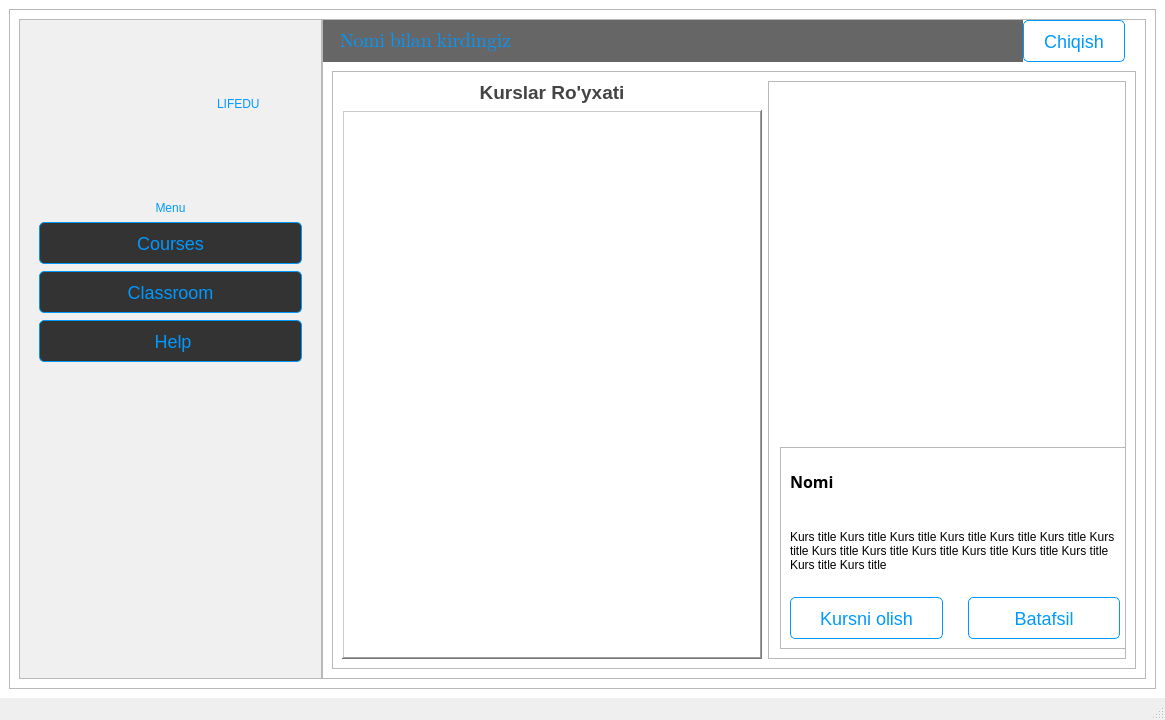
<?xml version="1.0" encoding="UTF-8"?>
<ui version="4.0">
 <class>Home</class>
 <widget class="QMainWindow" name="Home">
  <property name="geometry">
   <rect>
    <x>0</x>
    <y>0</y>
    <width>1165</width>
    <height>720</height>
   </rect>
  </property>
  <property name="windowTitle">
   <string>MainWindow</string>
  </property>
  <property name="styleSheet">
   <string notr="true">

#widget{
	background-color: #f0f0f0;
}
#centralwidget{
	background-color: #fff;
}
QPushButton{
	font-size: 18px;
    font-family:&quot;MS Shell Dlg 2&quot;;
    height: 40px;
	background:#fff;
	color:#0099ff;
	border: 1px solid #09f;
border-radius: 5px;
margin: 0;
}
QPushButton:hover{
	background-color:#333;
	border: 3px solid #09f;
}</string>
  </property>
  <widget class="QWidget" name="centralwidget">
   <property name="styleSheet">
    <string notr="true"/>
   </property>
   <layout class="QGridLayout" name="gridLayout">
    <item row="0" column="0">
     <widget class="QFrame" name="frame">
      <property name="frameShape">
       <enum>QFrame::StyledPanel</enum>
      </property>
      <property name="frameShadow">
       <enum>QFrame::Raised</enum>
      </property>
      <layout class="QGridLayout" name="gridLayout_2">
       <property name="spacing">
        <number>0</number>
       </property>
       <item row="0" column="0">
        <widget class="QFrame" name="frame_2">
         <property name="maximumSize">
          <size>
           <width>320</width>
           <height>16777215</height>
          </size>
         </property>
         <property name="styleSheet">
          <string notr="true">background: #f0f0f0;</string>
         </property>
         <property name="frameShape">
          <enum>QFrame::StyledPanel</enum>
         </property>
         <property name="frameShadow">
          <enum>QFrame::Raised</enum>
         </property>
         <layout class="QGridLayout" name="gridLayout_3">
          <item row="0" column="0">
           <layout class="QVBoxLayout" name="verticalLayout" stretch="0,0,0,0,0,0,2">
            <property name="spacing">
             <number>7</number>
            </property>
            <property name="leftMargin">
             <number>10</number>
            </property>
            <property name="topMargin">
             <number>25</number>
            </property>
            <property name="rightMargin">
             <number>10</number>
            </property>
            <property name="bottomMargin">
             <number>25</number>
            </property>
            <item>
             <layout class="QHBoxLayout" name="horizontalLayout_2" stretch="0,0,0,0,0,0,2,0,0,0,0">
              <item>
               <spacer name="horizontalSpacer_5">
                <property name="orientation">
                 <enum>Qt::Horizontal</enum>
                </property>
                <property name="sizeHint" stdset="0">
                 <size>
                  <width>40</width>
                  <height>20</height>
                 </size>
                </property>
               </spacer>
              </item>
              <item>
               <spacer name="horizontalSpacer_8">
                <property name="orientation">
                 <enum>Qt::Horizontal</enum>
                </property>
                <property name="sizeHint" stdset="0">
                 <size>
                  <width>40</width>
                  <height>20</height>
                 </size>
                </property>
               </spacer>
              </item>
              <item>
               <widget class="QLabel" name="label">
                <property name="minimumSize">
                 <size>
                  <width>100</width>
                  <height>100</height>
                 </size>
                </property>
                <property name="maximumSize">
                 <size>
                  <width>100</width>
                  <height>100</height>
                 </size>
                </property>
                <property name="text">
                 <string/>
                </property>
                <property name="pixmap">
                 <pixmap resource="assets/files.qrc">:/new/prefix1/images/l.png</pixmap>
                </property>
                <property name="scaledContents">
                 <bool>true</bool>
                </property>
               </widget>
              </item>
              <item>
               <spacer name="horizontalSpacer_4">
                <property name="orientation">
                 <enum>Qt::Horizontal</enum>
                </property>
                <property name="sizeHint" stdset="0">
                 <size>
                  <width>40</width>
                  <height>20</height>
                 </size>
                </property>
               </spacer>
              </item>
              <item>
               <spacer name="horizontalSpacer_3">
                <property name="orientation">
                 <enum>Qt::Horizontal</enum>
                </property>
                <property name="sizeHint" stdset="0">
                 <size>
                  <width>40</width>
                  <height>20</height>
                 </size>
                </property>
               </spacer>
              </item>
              <item>
               <spacer name="horizontalSpacer_2">
                <property name="orientation">
                 <enum>Qt::Horizontal</enum>
                </property>
                <property name="sizeHint" stdset="0">
                 <size>
                  <width>40</width>
                  <height>20</height>
                 </size>
                </property>
               </spacer>
              </item>
              <item>
               <spacer name="horizontalSpacer">
                <property name="orientation">
                 <enum>Qt::Horizontal</enum>
                </property>
                <property name="sizeHint" stdset="0">
                 <size>
                  <width>40</width>
                  <height>20</height>
                 </size>
                </property>
               </spacer>
              </item>
              <item>
               <widget class="QLabel" name="label_2">
                <property name="styleSheet">
                 <string notr="true">font: 75 14pt &quot;MS Shell Dlg 2&quot;;
color: rgb(0, 153, 255);</string>
                </property>
                <property name="text">
                 <string>LIFEDU</string>
                </property>
               </widget>
              </item>
              <item>
               <spacer name="horizontalSpacer_9">
                <property name="orientation">
                 <enum>Qt::Horizontal</enum>
                </property>
                <property name="sizeHint" stdset="0">
                 <size>
                  <width>40</width>
                  <height>20</height>
                 </size>
                </property>
               </spacer>
              </item>
              <item>
               <spacer name="horizontalSpacer_7">
                <property name="orientation">
                 <enum>Qt::Horizontal</enum>
                </property>
                <property name="sizeHint" stdset="0">
                 <size>
                  <width>40</width>
                  <height>20</height>
                 </size>
                </property>
               </spacer>
              </item>
              <item>
               <spacer name="horizontalSpacer_6">
                <property name="orientation">
                 <enum>Qt::Horizontal</enum>
                </property>
                <property name="sizeHint" stdset="0">
                 <size>
                  <width>40</width>
                  <height>20</height>
                 </size>
                </property>
               </spacer>
              </item>
             </layout>
            </item>
            <item>
             <spacer name="verticalSpacer">
              <property name="orientation">
               <enum>Qt::Vertical</enum>
              </property>
              <property name="sizeHint" stdset="0">
               <size>
                <width>20</width>
                <height>40</height>
               </size>
              </property>
             </spacer>
            </item>
            <item>
             <widget class="QLabel" name="label_3">
              <property name="styleSheet">
               <string notr="true">font: 14pt &quot;MS Shell Dlg 2&quot;;
color: #09f;</string>
              </property>
              <property name="text">
               <string>Menu</string>
              </property>
              <property name="alignment">
               <set>Qt::AlignCenter</set>
              </property>
             </widget>
            </item>
            <item>
             <widget class="QPushButton" name="pushButton">
              <property name="styleSheet">
               <string notr="true">background:#333;</string>
              </property>
              <property name="text">
               <string>Courses</string>
              </property>
             </widget>
            </item>
            <item>
             <widget class="QPushButton" name="pushButton_2">
              <property name="styleSheet">
               <string notr="true">background:#333;</string>
              </property>
              <property name="text">
               <string>Classroom</string>
              </property>
             </widget>
            </item>
            <item>
             <widget class="QPushButton" name="pushButton_3">
              <property name="styleSheet">
               <string notr="true">background:#333;</string>
              </property>
              <property name="text">
               <string> Help</string>
              </property>
              <property name="icon">
               <iconset resource="assets/files.qrc">
                <normaloff>:/new/prefix1/images/2176361.png</normaloff>:/new/prefix1/images/2176361.png</iconset>
              </property>
             </widget>
            </item>
            <item>
             <spacer name="verticalSpacer_2">
              <property name="orientation">
               <enum>Qt::Vertical</enum>
              </property>
              <property name="sizeHint" stdset="0">
               <size>
                <width>20</width>
                <height>40</height>
               </size>
              </property>
             </spacer>
            </item>
           </layout>
          </item>
         </layout>
        </widget>
       </item>
       <item row="0" column="1">
        <widget class="QFrame" name="frame_3">
         <property name="frameShape">
          <enum>QFrame::StyledPanel</enum>
         </property>
         <property name="frameShadow">
          <enum>QFrame::Raised</enum>
         </property>
         <layout class="QGridLayout" name="gridLayout_4">
          <property name="leftMargin">
           <number>0</number>
          </property>
          <property name="topMargin">
           <number>0</number>
          </property>
          <property name="rightMargin">
           <number>0</number>
          </property>
          <property name="bottomMargin">
           <number>0</number>
          </property>
          <property name="spacing">
           <number>0</number>
          </property>
          <item row="0" column="0">
           <layout class="QHBoxLayout" name="horizontalLayout" stretch="4,0">
            <item>
             <widget class="QLabel" name="label_fio">
              <property name="font">
               <font>
                <family>Segoe UI Emoji</family>
                <pointsize>14</pointsize>
                <weight>50</weight>
                <italic>false</italic>
                <bold>false</bold>
               </font>
              </property>
              <property name="styleSheet">
               <string notr="true">background: #666;color: #09f; padding-left: 12px;</string>
              </property>
              <property name="text">
               <string>Nomi bilan kirdingiz</string>
              </property>
             </widget>
            </item>
            <item>
             <widget class="QPushButton" name="pushButton_4">
              <property name="styleSheet">
               <string notr="true">width: 100px;
margin-right:20px;</string>
              </property>
              <property name="text">
               <string>Chiqish</string>
              </property>
              <property name="icon">
               <iconset resource="assets/files.qrc">
                <normaloff>:/new/prefix1/images/logout.png</normaloff>:/new/prefix1/images/logout.png</iconset>
              </property>
             </widget>
            </item>
           </layout>
          </item>
          <item row="1" column="0">
           <widget class="QStackedWidget" name="stackedWidget">
            <property name="currentIndex">
             <number>0</number>
            </property>
            <widget class="QWidget" name="courses">
             <layout class="QGridLayout" name="gridLayout_5">
              <item row="0" column="0">
               <widget class="QFrame" name="frame_4">
                <property name="frameShape">
                 <enum>QFrame::StyledPanel</enum>
                </property>
                <property name="frameShadow">
                 <enum>QFrame::Raised</enum>
                </property>
                <layout class="QGridLayout" name="gridLayout_6">
                 <item row="0" column="0">
                  <layout class="QVBoxLayout" name="verticalLayout_2">
                   <item>
                    <widget class="QLabel" name="label_7">
                     <property name="font">
                      <font>
                       <pointsize>14</pointsize>
                       <weight>75</weight>
                       <bold>true</bold>
                      </font>
                     </property>
                     <property name="styleSheet">
                      <string notr="true">color: #444;</string>
                     </property>
                     <property name="text">
                      <string>Kurslar Ro'yxati</string>
                     </property>
                     <property name="alignment">
                      <set>Qt::AlignCenter</set>
                     </property>
                    </widget>
                   </item>
                   <item>
                    <widget class="QListWidget" name="listWidget">
                     <property name="minimumSize">
                      <size>
                       <width>420</width>
                       <height>520</height>
                      </size>
                     </property>
                     <property name="maximumSize">
                      <size>
                       <width>10000</width>
                       <height>16777215</height>
                      </size>
                     </property>
                     <property name="font">
                      <font>
                       <family>Segoe UI</family>
                       <pointsize>14</pointsize>
                       <weight>50</weight>
                       <bold>false</bold>
                       <strikeout>false</strikeout>
                      </font>
                     </property>
                     <property name="frameShape">
                      <enum>QFrame::WinPanel</enum>
                     </property>
                     <property name="frameShadow">
                      <enum>QFrame::Raised</enum>
                     </property>
                     <property name="layoutMode">
                      <enum>QListView::Batched</enum>
                     </property>
                     <property name="currentRow">
                      <number>-1</number>
                     </property>
                    </widget>
                   </item>
                  </layout>
                 </item>
                 <item row="0" column="1">
                  <widget class="QFrame" name="frame_5">
                   <property name="minimumSize">
                    <size>
                     <width>350</width>
                     <height>0</height>
                    </size>
                   </property>
                   <property name="maximumSize">
                    <size>
                     <width>420</width>
                     <height>4545454</height>
                    </size>
                   </property>
                   <property name="frameShape">
                    <enum>QFrame::StyledPanel</enum>
                   </property>
                   <property name="frameShadow">
                    <enum>QFrame::Raised</enum>
                   </property>
                   <layout class="QGridLayout" name="gridLayout_7" rowstretch="5,0">
                    <property name="leftMargin">
                     <number>11</number>
                    </property>
                    <property name="rightMargin">
                     <number>11</number>
                    </property>
                    <item row="1" column="0">
                     <widget class="QFrame" name="frame_6">
                      <property name="minimumSize">
                       <size>
                        <width>350</width>
                        <height>0</height>
                       </size>
                      </property>
                      <property name="maximumSize">
                       <size>
                        <width>500</width>
                        <height>16777215</height>
                       </size>
                      </property>
                      <property name="frameShape">
                       <enum>QFrame::StyledPanel</enum>
                      </property>
                      <property name="frameShadow">
                       <enum>QFrame::Raised</enum>
                      </property>
                      <layout class="QGridLayout" name="gridLayout_8">
                       <item row="0" column="0">
                        <widget class="QLabel" name="label_kurs_name">
                         <property name="minimumSize">
                          <size>
                           <width>0</width>
                           <height>36</height>
                          </size>
                         </property>
                         <property name="maximumSize">
                          <size>
                           <width>16777215</width>
                           <height>48</height>
                          </size>
                         </property>
                         <property name="font">
                          <font>
                           <family>Rockwell</family>
                           <pointsize>12</pointsize>
                           <weight>75</weight>
                           <bold>true</bold>
                          </font>
                         </property>
                         <property name="text">
                          <string>Nomi</string>
                         </property>
                        </widget>
                       </item>
                       <item row="2" column="0">
                        <widget class="QLabel" name="label_kurs_title">
                         <property name="text">
                          <string>Kurs title Kurs title Kurs title Kurs title Kurs title Kurs title Kurs title Kurs title Kurs title Kurs title Kurs title Kurs title Kurs title Kurs title Kurs title </string>
                         </property>
                         <property name="textFormat">
                          <enum>Qt::PlainText</enum>
                         </property>
                         <property name="scaledContents">
                          <bool>true</bool>
                         </property>
                         <property name="wordWrap">
                          <bool>true</bool>
                         </property>
                        </widget>
                       </item>
                       <item row="3" column="0">
                        <layout class="QHBoxLayout" name="horizontalLayout_3">
                         <property name="spacing">
                          <number>25</number>
                         </property>
                         <item>
                          <widget class="QPushButton" name="pushButton_6">
                           <property name="text">
                            <string>Kursni olish</string>
                           </property>
                          </widget>
                         </item>
                         <item>
                          <widget class="QPushButton" name="pushButton_5">
                           <property name="enabled">
                            <bool>false</bool>
                           </property>
                           <property name="text">
                            <string>Batafsil</string>
                           </property>
                          </widget>
                         </item>
                        </layout>
                       </item>
                      </layout>
                      <zorder>label_kurs_name</zorder>
                      <zorder>label_kurs_title</zorder>
                      <zorder></zorder>
                     </widget>
                    </item>
                    <item row="0" column="0">
                     <widget class="QLabel" name="label_8">
                      <property name="minimumSize">
                       <size>
                        <width>350</width>
                        <height>300</height>
                       </size>
                      </property>
                      <property name="maximumSize">
                       <size>
                        <width>400</width>
                        <height>350</height>
                       </size>
                      </property>
                      <property name="text">
                       <string/>
                      </property>
                      <property name="pixmap">
                       <pixmap resource="assets/files.qrc">:/new/prefix1/images/l.png</pixmap>
                      </property>
                      <property name="scaledContents">
                       <bool>true</bool>
                      </property>
                     </widget>
                    </item>
                   </layout>
                  </widget>
                 </item>
                </layout>
               </widget>
              </item>
             </layout>
            </widget>
            <widget class="QWidget" name="classroom">
             <layout class="QGridLayout" name="gridLayout_9">
              <item row="0" column="0">
               <widget class="QFrame" name="frame_7">
                <property name="frameShape">
                 <enum>QFrame::StyledPanel</enum>
                </property>
                <property name="frameShadow">
                 <enum>QFrame::Raised</enum>
                </property>
                <layout class="QGridLayout" name="gridLayout_10">
                 <item row="0" column="1">
                  <layout class="QVBoxLayout" name="verticalLayout_4">
                   <item>
                    <widget class="QLabel" name="label_5">
                     <property name="font">
                      <font>
                       <pointsize>12</pointsize>
                       <weight>75</weight>
                       <bold>true</bold>
                      </font>
                     </property>
                     <property name="text">
                      <string>Darslar</string>
                     </property>
                    </widget>
                   </item>
                   <item>
                    <layout class="QHBoxLayout" name="horizontalLayout_7">
                     <item>
                      <widget class="QLineEdit" name="lineEdit">
                       <property name="minimumSize">
                        <size>
                         <width>200</width>
                         <height>40</height>
                        </size>
                       </property>
                       <property name="maximumSize">
                        <size>
                         <width>4554545</width>
                         <height>40</height>
                        </size>
                       </property>
                       <property name="styleSheet">
                        <string notr="true">border-radius: 8px; border: 1px solid #09f;</string>
                       </property>
                      </widget>
                     </item>
                     <item>
                      <widget class="QPushButton" name="pushButton_9">
                       <property name="styleSheet">
                        <string notr="true">border-radius: 21px;</string>
                       </property>
                       <property name="text">
                        <string/>
                       </property>
                       <property name="icon">
                        <iconset resource="assets/files.qrc">
                         <normaloff>:/new/prefix1/images/2072252.png</normaloff>:/new/prefix1/images/2072252.png</iconset>
                       </property>
                       <property name="iconSize">
                        <size>
                         <width>40</width>
                         <height>40</height>
                        </size>
                       </property>
                      </widget>
                     </item>
                    </layout>
                   </item>
                   <item>
                    <widget class="QListWidget" name="listWidget_3"/>
                   </item>
                  </layout>
                 </item>
                 <item row="0" column="0">
                  <layout class="QVBoxLayout" name="verticalLayout_3">
                   <item>
                    <widget class="QLabel" name="label_4">
                     <property name="font">
                      <font>
                       <pointsize>12</pointsize>
                       <weight>75</weight>
                       <bold>true</bold>
                      </font>
                     </property>
                     <property name="styleSheet">
                      <string notr="true">margin-bottom:3px</string>
                     </property>
                     <property name="text">
                      <string>Kurslar</string>
                     </property>
                    </widget>
                   </item>
                   <item>
                    <layout class="QHBoxLayout" name="horizontalLayout_4">
                     <item>
                      <widget class="QLabel" name="label_6">
                       <property name="font">
                        <font>
                         <pointsize>11</pointsize>
                        </font>
                       </property>
                       <property name="text">
                        <string>Tanlangan kursni o'chirish</string>
                       </property>
                      </widget>
                     </item>
                     <item>
                      <widget class="QPushButton" name="pushButton_8">
                       <property name="minimumSize">
                        <size>
                         <width>40</width>
                         <height>40</height>
                        </size>
                       </property>
                       <property name="maximumSize">
                        <size>
                         <width>40</width>
                         <height>40</height>
                        </size>
                       </property>
                       <property name="styleSheet">
                        <string notr="true">border-radius:20px;</string>
                       </property>
                       <property name="text">
                        <string/>
                       </property>
                       <property name="icon">
                        <iconset resource="assets/files.qrc">
                         <normaloff>:/new/prefix1/images/2074169.png</normaloff>:/new/prefix1/images/2074169.png</iconset>
                       </property>
                       <property name="iconSize">
                        <size>
                         <width>36</width>
                         <height>36</height>
                        </size>
                       </property>
                      </widget>
                     </item>
                    </layout>
                   </item>
                   <item>
                    <widget class="QListWidget" name="listWidget_2"/>
                   </item>
                  </layout>
                 </item>
                </layout>
               </widget>
              </item>
             </layout>
            </widget>
           </widget>
          </item>
         </layout>
        </widget>
       </item>
      </layout>
     </widget>
    </item>
   </layout>
  </widget>
  <widget class="QStatusBar" name="statusbar"/>
 </widget>
 <resources>
  <include location="assets/files.qrc"/>
 </resources>
 <connections/>
</ui>
